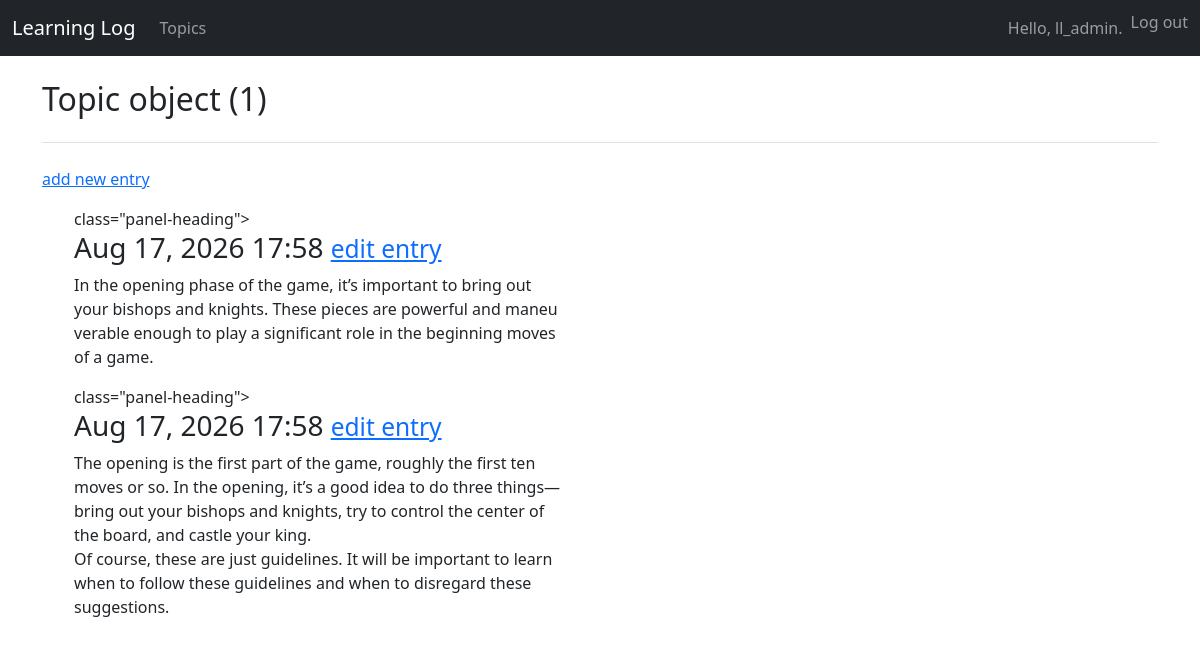
The app's page /topics/1/ (signed in), older data.
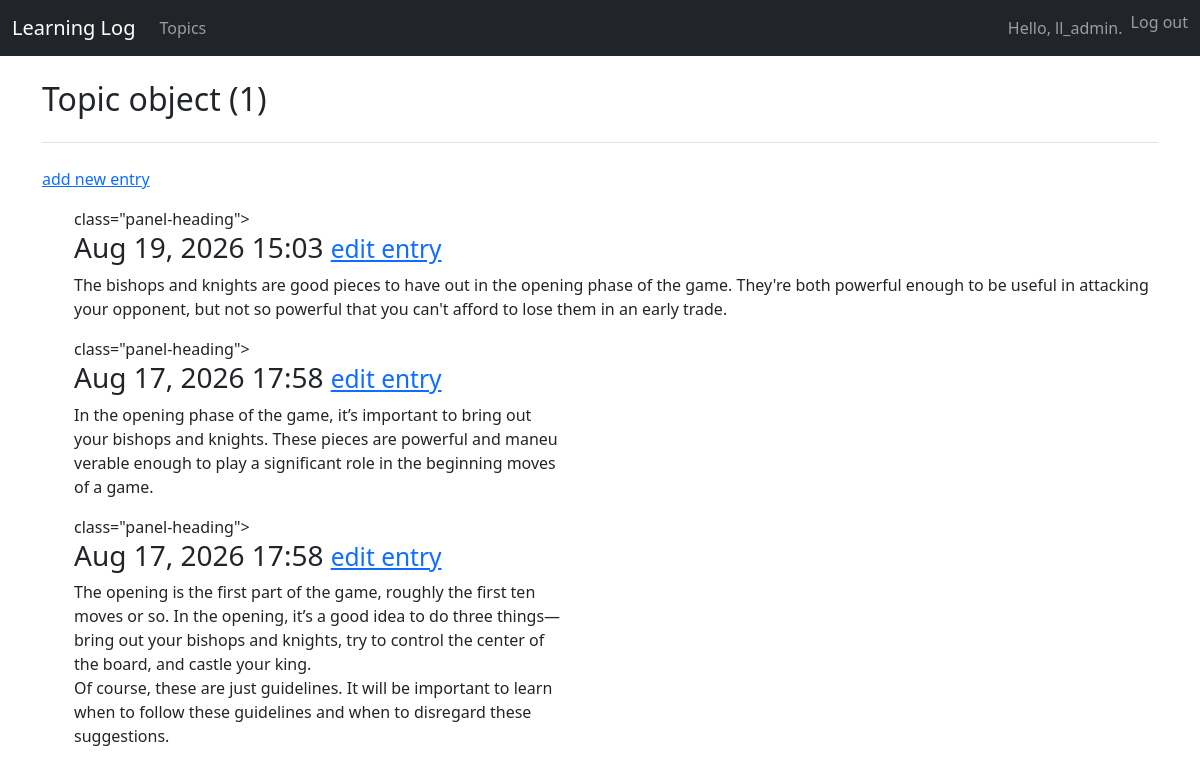
The same page, newer data.
### learning_logs/models.py (models this page shows, shortened)
class Topic(models.Model):
    text = models.CharField(max_length=200)
    date_added = models.DateTimeField(auto_now_add=True)
    owner = models.ForeignKey(User, on_delete=models.CASCADE)

class Entry(models.Model):
    topic = models.ForeignKey(Topic, on_delete=models.CASCADE)
    text = models.TextField()
    date_added = models.DateTimeField(auto_now_add=True)
    owner = models.ForeignKey(User, on_delete=models.CASCADE)
    class Meta:
        verbose_name_plural = 'entries'

### learning_logs/views.py (the view)
# urls.py: path('topics/<int:topic_id>/', views.topic, name='topic'),
@login_required
def topic(request, topic_id):
    topic = Topic.objects.get(id=topic_id)
    if topic.owner != request.user:
        raise Http404
    entries = topic.entry_set.order_by('-date_added')
    context = {'topic': topic, 'entries': entries}
    return render(request, 'learning_logs/topic.html', context)

### learning_logs/templates/learning_logs/topic.html
{% extends "learning_logs/base.html" %}
{% block header %}
  <h2>{{ topic }}</h2>
{% endblock header %}
{% block content %}
  <p>
    <a href="{% url 'learning_logs:new_entry' topic.id %}">add new entry</a>
  </p>
  <ul>
  {% for entry in entries %}
    <div class="panel panel-default">
      <div> class="panel-heading">
        <h3>
          {{ entry.date_added|date:'M d, Y H:i'}}
          <small>
            <a href="{% url 'learning_logs:edit_entry' entry.id %}">edit entry</a>
          </small>
        </h3>
      </div>
      <div class="panel-body">
        {{ entry.text|linebreaks }}
      </div>
    </div>
    {% empty %}
      There are no entries for this topic yet.
    {% endfor %}
{% endblock content %}

### learning_logs/templates/learning_logs/base.html (shortened to what this page needs)
{% load django_bootstrap5 %}
<!DOCTYPE html>
<html lang="en">
  <head>
    {% bootstrap_css %}
  </head>
  <body>
    <nav class="navbar navbar-expand-md navbar-dark bg-dark mb-4">
      <div class="container-fluid">
        <a class="navbar-brand" href="{% url 'learning_logs:index' %}">Learning Log</a>
        <div class="navbar-nav me-auto">
          <a class="nav-link" href="{% url 'learning_logs:topics' %}">Topics</a>
        </div>
        <div class="navbar-nav ms-auto">
          {% if user.is_authenticated %}
            <span class="navbar-text me-2">Hello, {{ user.username }}.</span>
            <form action="{% url 'users:logout' %}" method="post" style="display:inline;">
              <button type="submit" class="btn btn-link nav-link" style="display:inline; padding:0;">Log out</button>
            </form>
          {% else %}
            <a class="nav-link" href="{% url 'users:register' %}">Register</a>
            <a class="nav-link" href="{% url 'users:login' %}">Log in</a>
          {% endif %}
        </div>
      </div>
    </nav>
    <main class="container">
      <header class="pb-3 mb-4 border-bottom">
        {% block header %}{% endblock header %}
      </header>
      <div class="mb-4">
        {% block content %}{% endblock content %}
      </div>
    </main>
  </body>
</html>

Row changes from the older to the newer data that the page shows:
added Entry: date_added "Aug 19, 2026 15:03", text "The bishops and knights are good pieces to have out in the opening phase of the game. They're both powerful enough to be useful in attacking your opponent, but not so powerful that you can't afford to lose them in an early trade."
